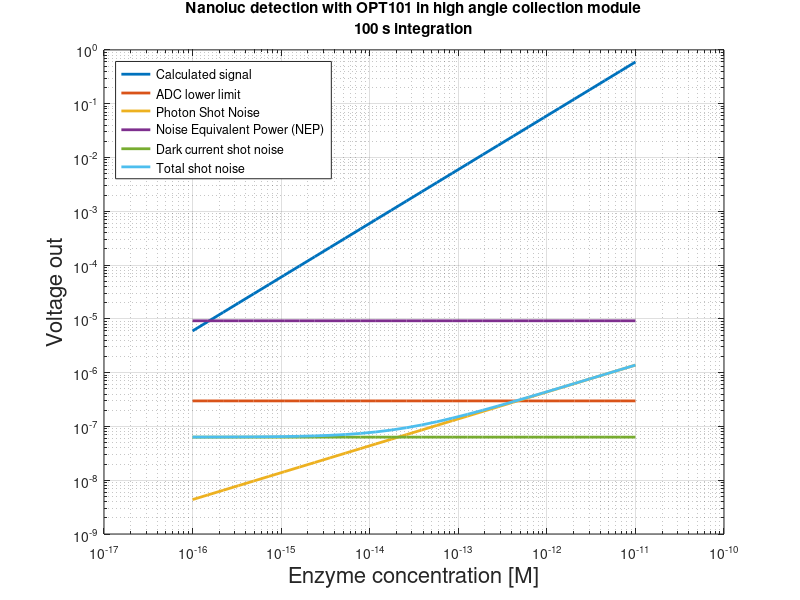
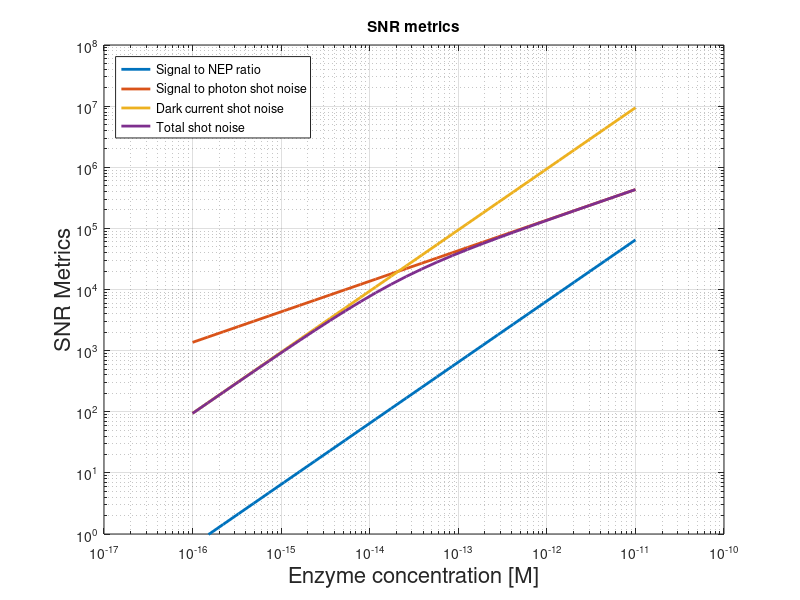

The MATLAB script that drew these images, in order:
% A back of envelope calculation to estimate how much signal we will get
% for the luminometer project, how that will compare to the detector
% noise floor, how much gain we will need, and whether we expect to be
% sensitive enough for the split luciferase assay.

% Paul Lebel, Diane Wiener
% 2020/07/14

clear;

% Physical constants
h = 6.6E-34;
c = 3E8;
lambda_m = 475E-9;
joulesPerPhoton = h*(c/lambda_m);
nAv = 6.02E23;
electronCharge = 1.6E-19;

% Our system, independent parameters
% Transimpedance gain, in Ohms
gain = 1E9; 
% Starting point
integrationTime_s = 100;
% Educated guess
collectionEfficiency = 0.3; 
% From OPT101 datasheet at 475 nm 
ampsPerWatt = 0.23; 
% (NEP) From OPT301 plot with 100M gain at 1 Hz, which seems like the same
% sensor but with an expanded range on the plots. NEP improves with higher
% gain - we might do better because we plan on using more gain than 100M
noiseEquivalentPower_W = 4E-13; 
% From OPT101 datasheet
darkCurrent_A = 2.5E-12;
% ADC bit depth 
bitDepth = 24; 
% ADC reference voltage
refVoltage = 5;

% Nanoluc is consistently reported as being 150x brighter than
% firefly, which I found a reference that reports 1.6/s with 40% QE. Units
% are photons/(enzyme second)
enzymePhotonRate = 1.6*0.41*150; 

% Reagents details fom Susanna, Jim Wells' lab. Relevant range is 1 pM to 1
% fM, but adding a decade on either side for comparison.
sampleVolume_L = 35E-6; 
enzymeConcentration_M = logspace(-11,-16, 30);

% Calculated values
Nenzymes = nAv*enzymeConcentration_M*sampleVolume_L;
photonsPerSecond = enzymePhotonRate*Nenzymes;
wattsEmitted = photonsPerSecond*joulesPerPhoton;
wattsCollected = collectionEfficiency*wattsEmitted;
photonsCollected = photonsPerSecond*integrationTime_s;
quantizationLowerLimit = refVoltage/(2^bitDepth);
voltageOut = wattsCollected*ampsPerWatt*gain;
noiseEquivalentPower_V = noiseEquivalentPower_W*ampsPerWatt*gain/sqrt(integrationTime_s);
photonShotNoise_V = sqrt(photonsCollected)*joulesPerPhoton*gain*ampsPerWatt/integrationTime_s;
darkElectrons = darkCurrent_A*integrationTime_s/electronCharge;
darkElectronsRMS = sqrt(darkElectrons);
darkVoltageRMS = darkElectronsRMS*electronCharge*gain/integrationTime_s;
sbr_nep = voltageOut./noiseEquivalentPower_V;
snr_phot = voltageOut./photonShotNoise_V;
snr_elec = voltageOut./darkVoltageRMS;
snr_tot = voltageOut./(sqrt(darkVoltageRMS^2 + photonShotNoise_V.^2));


% Plotting
figure('Position',[100,50, 600,700]);
% subplot(2,1,1);
% fill([1E-15,1E-12,1E-12,1E-15],[1E-8, 1E-8, 1E0,1E0],[.9,1,.9],'linestyle','none'); hold all; 
% set(gca, 'xscale','log');
% set(gca, 'yscale','log');
loglog(enzymeConcentration_M, voltageOut, '-','linewidth',2); hold all;
loglog(enzymeConcentration_M, quantizationLowerLimit*ones(numel(enzymeConcentration_M),1), '-','linewidth',2);
loglog(enzymeConcentration_M, photonShotNoise_V, '-','linewidth',2);
loglog(enzymeConcentration_M, noiseEquivalentPower_V*ones(numel(enzymeConcentration_M),1), '-','linewidth',2);
loglog(enzymeConcentration_M, darkVoltageRMS*ones(numel(enzymeConcentration_M),1), '-','linewidth',2);
loglog(enzymeConcentration_M, voltageOut./snr_tot, '-','linewidth',2); hold all;

grid;
ylabel('Voltage out','fontsize',16);
legend('Calculated signal',...
    'ADC lower limit',...
    'Photon Shot Noise',...
    'Noise Equivalent Power (NEP)',...
    'Dark current shot noise',...
    'Total shot noise',...
    'location','northwest');
title({'Nanoluc detection with OPT101 in high angle collection module',[num2str(integrationTime_s) ' s integration']})
xlabel('Enzyme concentration [M]','fontsize',16);

% subplot(2,1,2);
figure;
% fill([1E-15,1E-12,1E-12,1E-15],[1E0, 1E0, 1E8,1E8],[.9,1,.9],'linestyle','none'); hold all; 
% set(gca, 'xscale','log');
% set(gca, 'yscale','log');
loglog(enzymeConcentration_M, sbr_nep,'linewidth',2); hold all;
loglog(enzymeConcentration_M, snr_phot,'linewidth',2);
loglog(enzymeConcentration_M, snr_elec, 'linewidth',2); 
loglog(enzymeConcentration_M, snr_tot, 'linewidth',2); 

ylim([1E0,1E8]);
grid;
title('SNR metrics');
ylabel('SNR Metrics','fontsize',16);
xlabel('Enzyme concentration [M]','fontsize',16);
legend('Signal to NEP ratio',...
    'Signal to photon shot noise',...
    'Dark current shot noise',...
    'Total shot noise',...
    'location','northwest');

